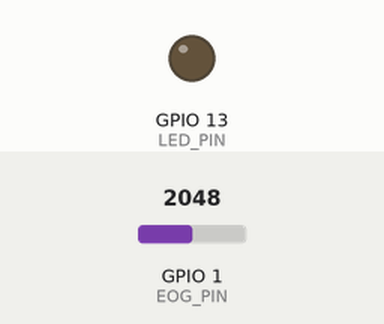
This sketch was run on a simulated ESP32. On the bench: output pins drawn as LEDs (lit = HIGH). Inputs (shaded band) come from the test bench; at power-on: GPIO 1 (EOG_PIN) = 2048 (analog values on the 0–4095 scale). WiFi joins after 1.5 s; servers stay silent unless stated; what the sketch prints to the serial monitor is not drawn.

Above: at 11.7 s.
11.8 s: GPIO 1 (EOG_PIN) set to 1932
At 14.6 s:
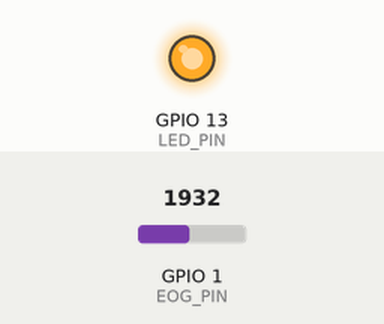
14.8 s: GPIO 1 (EOG_PIN) set to 2047
At 16.9 s:
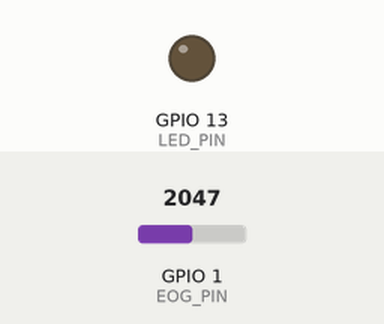
17.6 s: GPIO 1 (EOG_PIN) set to 1228
At 21.3 s:
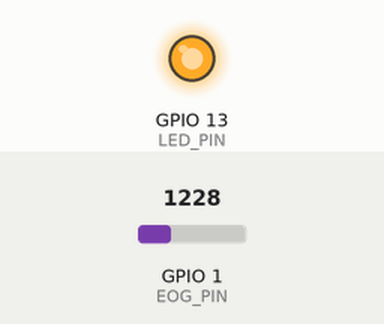
Timing chart, 0 to 22.8 s (numbered marks = the images above; inputs shaded):
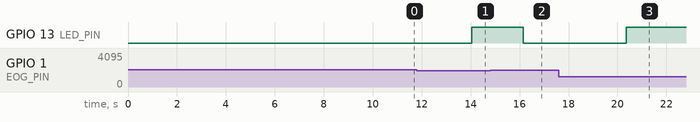

The sketch:

EyeGestureSystem.ino
```cpp
#include <Arduino.h>
#include <WiFi.h>
#include <WebServer.h>

/* ========== WIFI DETAILS ========== */
const char* ssid = "Ritu";
const char* password = "12345678";

/* ========== PINS ========== */
#define EOG_PIN 1
#define LED_PIN 13

/* ========== PASSWORD (LEFT=-1, RIGHT=1) ========== */
int storedPassword[3] = { -1, -1, -1 }; // LEFT, LEFT, LEFT

/* ========== VARIABLES ========== */
int inputSeq[3];
int indexSeq = 0;

int baseline = 2048;
int leftThr = 1800;
int rightThr = 2200;

bool invertPolarity = false;      // set true if swapping temples makes things worse
unsigned long lastGestureMs = 0;
const unsigned long refractoryMs = 700;  // ignore new gesture immediately after one
const int deadband = 20;                 // ignore tiny deviations around baseline

String authStatus = "Waiting";
String gestureLog = "";
unsigned long accessTime = 0;

/* ========== WEB SERVER ========== */
WebServer server(80);

/* ========== FRONTEND HTML ========== */
const char MAIN_page[] PROGMEM = R"rawliteral(
<!DOCTYPE html>
<html>
<head>
<meta charset="UTF-8">
<title>Eye Gesture Lock</title>
<style>
body{background:#0f172a;color:white;font-family:Arial;text-align:center;}
.card{background:#1e293b;width:360px;margin:80px auto;padding:25px;border-radius:16px;}
.lock{font-size:70px;}
.status{font-size:22px;margin-top:10px;}
.log{font-size:18px;margin-top:10px;color:#94a3b8;}
</style>
</head>
<body>
<div class="card">
<h2>👁️ Eye Gesture Lock</h2>
<div class="lock" id="lock">🔒</div>
<div class="status" id="status">Waiting</div>
<div class="log" id="log">No gestures yet</div>
</div>
<script>
setInterval(()=>{
fetch("/status")
.then(r=>r.text())
.then(t=>{
document.getElementById("status").innerHTML=t;
document.getElementById("lock").innerHTML =
t.includes("GRANTED") ? "🔓" : "🔒";
});
fetch("/log")
.then(r=>r.text())
.then(t=>{
document.getElementById("log").innerHTML = "Gestures: " + t;
});
},1000);
</script>
</body>
</html>
)rawliteral";

/* ========== FILTERING (moving average) ========== */
#define FILTER_SIZE 5
int filterBuf[FILTER_SIZE];
int filterIdx = 0;

int filteredRead(int pin) {
  filterBuf[filterIdx] = analogRead(pin);
  filterIdx = (filterIdx + 1) % FILTER_SIZE;
  long sum = 0;
  for (int i = 0; i < FILTER_SIZE; i++) sum += filterBuf[i];
  return sum / FILTER_SIZE;
}

/* ========== GUIDED CALIBRATION WITH EXTREMES ========== */
void calibrate() {
  // 1) Straight: baseline
  Serial.println("Calibration: Look STRAIGHT (3s)");
  delay(1000);
  long sum = 0; int valid = 0;
  for (int i = 0; i < 150; i++) {
    int v = filteredRead(EOG_PIN);
    if (v > 500 && v < 3500) { sum += v; valid++; }
    delay(10);
  }
  baseline = (valid > 50) ? (sum / valid) : 2048;
  Serial.print("Baseline: "); Serial.println(baseline);

  // 2) LEFT: hold left, collect min
  Serial.println("Calibration: Look LEFT and hold (2s)");
  delay(500);
  int leftMin = 4095;
  for (int i = 0; i < 120; i++) {
    int v = filteredRead(EOG_PIN);
    if (v > 500 && v < 3500) leftMin = min(leftMin, v);
    delay(10);
  }
  Serial.print("Observed LEFT min: "); Serial.println(leftMin);

  // 3) RIGHT: hold right, collect max
  Serial.println("Calibration: Look RIGHT and hold (2s)");
  delay(500);
  int rightMax = 0;
  for (int i = 0; i < 120; i++) {
    int v = filteredRead(EOG_PIN);
    if (v > 500 && v < 3500) rightMax = max(rightMax, v);
    delay(10);
  }
  Serial.print("Observed RIGHT max: "); Serial.println(rightMax);

  // Sanity fallback if extremes look wrong
  if (leftMin >= baseline) leftMin = baseline - 150;
  if (rightMax <= baseline) rightMax = baseline + 150;

  // Polarity handling: if both extremes on same side of baseline, enable invert
  if ((leftMin < baseline && rightMax < baseline) ||
      (leftMin > baseline && rightMax > baseline)) {
    invertPolarity = true;
    Serial.println("Note: Polarity appears biased. invertPolarity = true");
  }

  // Thresholds as safe midpoints with margin
  const int margin = 30; // raise if too sensitive, lower if too strict
  if (!invertPolarity) {
    leftThr  = (baseline + leftMin) / 2 + margin;  // slightly above leftMin
    rightThr = (baseline + rightMax) / 2 - margin; // slightly below rightMax
  } else {
    // If inverted, swap logic assumption
    leftThr  = (baseline + rightMax) / 2 - margin;
    rightThr = (baseline + leftMin) / 2 + margin;
  }

  Serial.print("LeftThr: ");  Serial.println(leftThr);
  Serial.print("RightThr: "); Serial.println(rightThr);
  Serial.println("Calibration complete. Enter password (LEFT/RIGHT only).");
}

/* ========== SETUP ========== */
void setup() {
  Serial.begin(115200);
  delay(3000);

  Serial.println("Starting WiFi...");
  WiFi.mode(WIFI_STA);
  WiFi.begin(ssid, password);
  Serial.print("Connecting to WiFi");
  while (WiFi.status() != WL_CONNECTED) { delay(400); Serial.print("."); }
  Serial.println();
  Serial.print("WiFi connected, IP: "); Serial.println(WiFi.localIP());

  server.on("/", [](){ server.send(200, "text/html", MAIN_page); });
  server.on("/status", [](){ server.send(200, "text/plain", authStatus); });
  server.on("/log", [](){ server.send(200, "text/plain", gestureLog); });
  server.begin();

  pinMode(LED_PIN, OUTPUT);
  digitalWrite(LED_PIN, LOW);
  analogReadResolution(12);

  calibrate();
}

/* ========== LOOP ========== */
void loop() {
  server.handleClient();

  int val = filteredRead(EOG_PIN);
  if (val < 500 || val > 3500) return;

  // Optional slow baseline drift correction within deadband
  if (abs(val - baseline) < deadband) {
    baseline = (0.995 * baseline) + (0.005 * val);
  }

  // Refractory period to avoid multiple detections from one movement
  if (millis() - lastGestureMs < refractoryMs) {
    return;
  }

  int gesture = 0;
  // Decide using thresholds with hysteresis: require crossing beyond thresholds
  if (val <= leftThr) {
    gesture = -1; // LEFT
  } else if (val >= rightThr) {
    gesture = 1;  // RIGHT
  }

  if (gesture != 0) {
    lastGestureMs = millis();
    inputSeq[indexSeq++] = gesture;

    if (gesture == 1) { Serial.println("👉 Gesture Detected: RIGHT"); gestureLog += "RIGHT "; }
    else { Serial.println("👈 Gesture Detected: LEFT"); gestureLog += "LEFT "; }

    Serial.print("Sequence so far: ");
    for (int i = 0; i < indexSeq; i++) Serial.print(inputSeq[i] == 1 ? "RIGHT " : "LEFT ");
    Serial.println();
  }

  if (indexSeq == 3) {
    bool match = true;
    for (int i = 0; i < 3; i++) if (inputSeq[i] != storedPassword[i]) { match = false; break; }

    if (match) {
      authStatus = "ACCESS GRANTED";
      digitalWrite(LED_PIN, HIGH);
      Serial.println("✅ ACCESS GRANTED");
    } else {
      authStatus = "ACCESS DENIED";
      digitalWrite(LED_PIN, LOW);
      Serial.println("❌ ACCESS DENIED");
    }
    accessTime = millis();
    indexSeq = 0;
    gestureLog = "";
  }

  // Reset status after 3s so frontend catches it
  if (authStatus != "Waiting" && millis() - accessTime > 3000) {
    authStatus = "Waiting";
    Serial.println("Enter Eye Password Again");
  }

  // Debug
  Serial.print("Val: "); Serial.print(val);
  Serial.print(" | Baseline: "); Serial.print(baseline);
  Serial.print(" | LeftThr: "); Serial.print(leftThr);
  Serial.print(" | RightThr: "); Serial.println(rightThr);
}
```

Measured:
- the behaviour switches between 1987 and 1986 on GPIO 1 (EOG_PIN) (found by bisection; images 0 and 1)
- after the input at 11.8 s, GPIO 13 (LED_PIN): LOW → HIGH after 2.3 s
- after the input at 14.8 s, GPIO 13 (LED_PIN): HIGH → LOW after 1.4 s
- after the input at 17.6 s, GPIO 13 (LED_PIN): LOW → HIGH after 2.8 s
